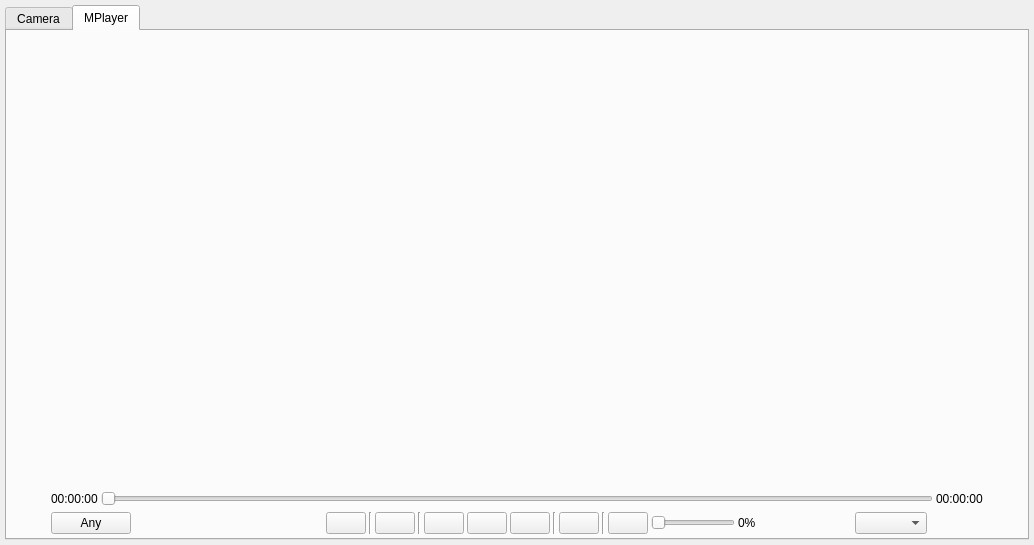
<?xml version="1.0" encoding="UTF-8"?>
<ui version="4.0">
 <class>MainWindow</class>
 <widget class="QMainWindow" name="MainWindow">
  <property name="geometry">
   <rect>
    <x>0</x>
    <y>0</y>
    <width>1034</width>
    <height>545</height>
   </rect>
  </property>
  <property name="windowTitle">
   <string>MainWindow</string>
  </property>
  <widget class="QWidget" name="centralwidget">
   <layout class="QVBoxLayout" name="verticalLayout_4">
    <property name="spacing">
     <number>5</number>
    </property>
    <property name="leftMargin">
     <number>5</number>
    </property>
    <property name="topMargin">
     <number>5</number>
    </property>
    <property name="rightMargin">
     <number>5</number>
    </property>
    <property name="bottomMargin">
     <number>5</number>
    </property>
    <item>
     <widget class="QTabWidget" name="mainTabWidget">
      <property name="styleSheet">
       <string notr="true">b</string>
      </property>
      <property name="currentIndex">
       <number>1</number>
      </property>
      <widget class="QWidget" name="tabMediaCapture">
       <attribute name="icon">
        <iconset resource="../../resource.qrc">
         <normaloff>:/resource/iconCamera.svg</normaloff>:/resource/iconCamera.svg</iconset>
       </attribute>
       <attribute name="title">
        <string>Camera</string>
       </attribute>
       <layout class="QVBoxLayout" name="verticalLayout_9">
        <property name="leftMargin">
         <number>4</number>
        </property>
        <property name="topMargin">
         <number>4</number>
        </property>
        <property name="rightMargin">
         <number>4</number>
        </property>
        <property name="bottomMargin">
         <number>4</number>
        </property>
        <item>
         <layout class="QVBoxLayout" name="mainLayoutMediaCaptureTab">
          <item>
           <layout class="QVBoxLayout" name="vLayoutForCamera">
            <item>
             <spacer name="verticalSpacer">
              <property name="orientation">
               <enum>Qt::Vertical</enum>
              </property>
              <property name="sizeHint" stdset="0">
               <size>
                <width>20</width>
                <height>40</height>
               </size>
              </property>
             </spacer>
            </item>
           </layout>
          </item>
          <item>
           <layout class="QHBoxLayout" name="layoutCameraVideoSave">
            <property name="spacing">
             <number>7</number>
            </property>
            <property name="sizeConstraint">
             <enum>QLayout::SetMinimumSize</enum>
            </property>
            <item>
             <spacer name="lineLeftOfCamera">
              <property name="orientation">
               <enum>Qt::Horizontal</enum>
              </property>
              <property name="sizeHint" stdset="0">
               <size>
                <width>40</width>
                <height>20</height>
               </size>
              </property>
             </spacer>
            </item>
            <item>
             <widget class="QLabel" name="labelRecordingTimer">
              <property name="text">
               <string>00:00:00</string>
              </property>
             </widget>
            </item>
            <item>
             <widget class="QPushButton" name="pushButtonCaptureMedia">
              <property name="text">
               <string/>
              </property>
              <property name="icon">
               <iconset resource="../../resource.qrc">
                <normaloff>:/resource/captureImage.svg</normaloff>:/resource/captureImage.svg</iconset>
              </property>
              <property name="iconSize">
               <size>
                <width>30</width>
                <height>30</height>
               </size>
              </property>
             </widget>
            </item>
            <item>
             <widget class="QPushButton" name="pushButtonNextButtonRecorder">
              <property name="text">
               <string/>
              </property>
              <property name="icon">
               <iconset resource="../../resource.qrc">
                <normaloff>:/resource/nextArrow.svg</normaloff>:/resource/nextArrow.svg</iconset>
              </property>
              <property name="iconSize">
               <size>
                <width>20</width>
                <height>20</height>
               </size>
              </property>
             </widget>
            </item>
            <item>
             <widget class="Line" name="lineVidAndSaveDivider">
              <property name="orientation">
               <enum>Qt::Vertical</enum>
              </property>
             </widget>
            </item>
            <item>
             <widget class="QPushButton" name="pushButtonSaveMediaRec">
              <property name="text">
               <string/>
              </property>
              <property name="icon">
               <iconset resource="../../resource.qrc">
                <normaloff>:/resource/save.svg</normaloff>:/resource/save.svg</iconset>
              </property>
              <property name="iconSize">
               <size>
                <width>30</width>
                <height>30</height>
               </size>
              </property>
             </widget>
            </item>
            <item>
             <widget class="QPushButton" name="pushButtonCancelRec">
              <property name="text">
               <string/>
              </property>
              <property name="icon">
               <iconset resource="../../resource.qrc">
                <normaloff>:/resource/cancel.svg</normaloff>:/resource/cancel.svg</iconset>
              </property>
              <property name="iconSize">
               <size>
                <width>30</width>
                <height>30</height>
               </size>
              </property>
             </widget>
            </item>
            <item>
             <spacer name="lineRightOfVideoSave">
              <property name="orientation">
               <enum>Qt::Horizontal</enum>
              </property>
              <property name="sizeHint" stdset="0">
               <size>
                <width>40</width>
                <height>20</height>
               </size>
              </property>
             </spacer>
            </item>
           </layout>
          </item>
         </layout>
        </item>
       </layout>
      </widget>
      <widget class="QWidget" name="tabMediaPlayer">
       <attribute name="icon">
        <iconset resource="../../resource.qrc">
         <normaloff>:/resource/iconPlayer.svg</normaloff>:/resource/iconPlayer.svg</iconset>
       </attribute>
       <attribute name="title">
        <string>MPlayer</string>
       </attribute>
       <layout class="QVBoxLayout" name="verticalLayout_13">
        <property name="spacing">
         <number>4</number>
        </property>
        <property name="leftMargin">
         <number>4</number>
        </property>
        <property name="topMargin">
         <number>4</number>
        </property>
        <property name="rightMargin">
         <number>4</number>
        </property>
        <property name="bottomMargin">
         <number>4</number>
        </property>
        <item>
         <layout class="QVBoxLayout" name="vLayoutMediaPlayer">
          <item>
           <spacer name="mediPlayerSpacerFill">
            <property name="orientation">
             <enum>Qt::Vertical</enum>
            </property>
            <property name="sizeHint" stdset="0">
             <size>
              <width>20</width>
              <height>40</height>
             </size>
            </property>
           </spacer>
          </item>
         </layout>
        </item>
        <item>
         <widget class="QWidget" name="controllerWidgetContainer" native="true">
          <property name="sizePolicy">
           <sizepolicy hsizetype="Expanding" vsizetype="Minimum">
            <horstretch>0</horstretch>
            <verstretch>0</verstretch>
           </sizepolicy>
          </property>
          <layout class="QVBoxLayout" name="verticalLayout">
           <property name="spacing">
            <number>3</number>
           </property>
           <property name="leftMargin">
            <number>0</number>
           </property>
           <property name="topMargin">
            <number>0</number>
           </property>
           <property name="rightMargin">
            <number>0</number>
           </property>
           <property name="bottomMargin">
            <number>0</number>
           </property>
           <item>
            <layout class="QVBoxLayout" name="vLayoutMediaPlayerController">
             <item>
              <layout class="QHBoxLayout" name="hLayoutPlayerSliderAndText">
               <item>
                <spacer name="spaceSsliderMediaPlaybackLeft">
                 <property name="orientation">
                  <enum>Qt::Horizontal</enum>
                 </property>
                 <property name="sizeType">
                  <enum>QSizePolicy::Minimum</enum>
                 </property>
                 <property name="sizeHint" stdset="0">
                  <size>
                   <width>40</width>
                   <height>20</height>
                  </size>
                 </property>
                </spacer>
               </item>
               <item>
                <widget class="QLabel" name="labelMediaElapsedTime">
                 <property name="text">
                  <string>00:00:00</string>
                 </property>
                </widget>
               </item>
               <item>
                <widget class="QSlider" name="sliderMediaPlayback">
                 <property name="orientation">
                  <enum>Qt::Horizontal</enum>
                 </property>
                </widget>
               </item>
               <item>
                <widget class="QLabel" name="labelMediaTotalTime">
                 <property name="text">
                  <string>00:00:00</string>
                 </property>
                </widget>
               </item>
               <item>
                <spacer name="spacerSliderMediaPlaybackRight">
                 <property name="orientation">
                  <enum>Qt::Horizontal</enum>
                 </property>
                 <property name="sizeType">
                  <enum>QSizePolicy::Minimum</enum>
                 </property>
                 <property name="sizeHint" stdset="0">
                  <size>
                   <width>40</width>
                   <height>20</height>
                  </size>
                 </property>
                </spacer>
               </item>
              </layout>
             </item>
             <item>
              <layout class="QHBoxLayout" name="hLayoutMediaControlButtons">
               <item>
                <spacer name="spacerBeforeCodec">
                 <property name="orientation">
                  <enum>Qt::Horizontal</enum>
                 </property>
                 <property name="sizeType">
                  <enum>QSizePolicy::Minimum</enum>
                 </property>
                 <property name="sizeHint" stdset="0">
                  <size>
                   <width>40</width>
                   <height>20</height>
                  </size>
                 </property>
                </spacer>
               </item>
               <item>
                <widget class="QPushButton" name="pushButtonAudioCodec">
                 <property name="text">
                  <string>Any</string>
                 </property>
                </widget>
               </item>
               <item>
                <spacer name="mediaControllerLeftSpacer3">
                 <property name="orientation">
                  <enum>Qt::Horizontal</enum>
                 </property>
                 <property name="sizeHint" stdset="0">
                  <size>
                   <width>40</width>
                   <height>20</height>
                  </size>
                 </property>
                </spacer>
               </item>
               <item>
                <spacer name="mediaControllerLeftSpacer4">
                 <property name="orientation">
                  <enum>Qt::Horizontal</enum>
                 </property>
                 <property name="sizeHint" stdset="0">
                  <size>
                   <width>40</width>
                   <height>20</height>
                  </size>
                 </property>
                </spacer>
               </item>
               <item>
                <widget class="QPushButton" name="pushButtonFullScreen">
                 <property name="text">
                  <string/>
                 </property>
                 <property name="icon">
                  <iconset resource="../../resource.qrc">
                   <normaloff>:/resource/fullScreen.svg</normaloff>:/resource/fullScreen.svg</iconset>
                 </property>
                </widget>
               </item>
               <item>
                <widget class="Line" name="line">
                 <property name="orientation">
                  <enum>Qt::Vertical</enum>
                 </property>
                </widget>
               </item>
               <item>
                <widget class="QPushButton" name="pushButtonMediaRestart">
                 <property name="text">
                  <string/>
                 </property>
                 <property name="icon">
                  <iconset resource="../../resource.qrc">
                   <normaloff>:/resource/restartMediaPlay.svg</normaloff>:/resource/restartMediaPlay.svg</iconset>
                 </property>
                 <property name="iconSize">
                  <size>
                   <width>30</width>
                   <height>30</height>
                  </size>
                 </property>
                </widget>
               </item>
               <item>
                <widget class="Line" name="mediaButtonDividerLeft">
                 <property name="orientation">
                  <enum>Qt::Vertical</enum>
                 </property>
                </widget>
               </item>
               <item>
                <widget class="QPushButton" name="pushButtonMediaPrev">
                 <property name="text">
                  <string/>
                 </property>
                 <property name="icon">
                  <iconset resource="../../resource.qrc">
                   <normaloff>:/resource/prev.svg</normaloff>:/resource/prev.svg</iconset>
                 </property>
                 <property name="iconSize">
                  <size>
                   <width>30</width>
                   <height>30</height>
                  </size>
                 </property>
                </widget>
               </item>
               <item>
                <widget class="QPushButton" name="pushButtonToggleMedia">
                 <property name="text">
                  <string/>
                 </property>
                 <property name="icon">
                  <iconset resource="../../resource.qrc">
                   <normaloff>:/resource/playMedia.svg</normaloff>:/resource/playMedia.svg</iconset>
                 </property>
                 <property name="iconSize">
                  <size>
                   <width>30</width>
                   <height>30</height>
                  </size>
                 </property>
                </widget>
               </item>
               <item>
                <widget class="QPushButton" name="pushButtonMediaNext">
                 <property name="text">
                  <string/>
                 </property>
                 <property name="icon">
                  <iconset resource="../../resource.qrc">
                   <normaloff>:/resource/next.svg</normaloff>:/resource/next.svg</iconset>
                 </property>
                 <property name="iconSize">
                  <size>
                   <width>30</width>
                   <height>30</height>
                  </size>
                 </property>
                </widget>
               </item>
               <item>
                <widget class="Line" name="mediaButtonDividerRight">
                 <property name="orientation">
                  <enum>Qt::Vertical</enum>
                 </property>
                </widget>
               </item>
               <item>
                <widget class="QPushButton" name="pushButtonLoadMedia">
                 <property name="text">
                  <string/>
                 </property>
                 <property name="icon">
                  <iconset resource="../../resource.qrc">
                   <normaloff>:/resource/loadMedia.svg</normaloff>:/resource/loadMedia.svg</iconset>
                 </property>
                 <property name="iconSize">
                  <size>
                   <width>30</width>
                   <height>30</height>
                  </size>
                 </property>
                </widget>
               </item>
               <item>
                <widget class="Line" name="dividerLoadAndVolume">
                 <property name="orientation">
                  <enum>Qt::Vertical</enum>
                 </property>
                </widget>
               </item>
               <item>
                <widget class="QPushButton" name="pushButtonSound">
                 <property name="text">
                  <string/>
                 </property>
                 <property name="icon">
                  <iconset resource="../../resource.qrc">
                   <normaloff>:/resource/sound.svg</normaloff>:/resource/sound.svg</iconset>
                 </property>
                </widget>
               </item>
               <item>
                <widget class="QSlider" name="sliderMediaPlayerVolume">
                 <property name="sizePolicy">
                  <sizepolicy hsizetype="Fixed" vsizetype="Fixed">
                   <horstretch>0</horstretch>
                   <verstretch>0</verstretch>
                  </sizepolicy>
                 </property>
                 <property name="orientation">
                  <enum>Qt::Horizontal</enum>
                 </property>
                </widget>
               </item>
               <item>
                <widget class="QLabel" name="labelMediaVolume">
                 <property name="text">
                  <string>0%</string>
                 </property>
                </widget>
               </item>
               <item>
                <spacer name="mediaControllerLeftSpacer5">
                 <property name="orientation">
                  <enum>Qt::Horizontal</enum>
                 </property>
                 <property name="sizeHint" stdset="0">
                  <size>
                   <width>40</width>
                   <height>20</height>
                  </size>
                 </property>
                </spacer>
               </item>
               <item>
                <widget class="QComboBox" name="comboBoxAudioSelector"/>
               </item>
               <item>
                <spacer name="horizontalSpacer">
                 <property name="orientation">
                  <enum>Qt::Horizontal</enum>
                 </property>
                 <property name="sizeHint" stdset="0">
                  <size>
                   <width>40</width>
                   <height>20</height>
                  </size>
                 </property>
                </spacer>
               </item>
              </layout>
             </item>
            </layout>
           </item>
          </layout>
         </widget>
        </item>
       </layout>
      </widget>
     </widget>
    </item>
   </layout>
  </widget>
  <action name="actionSearch">
   <property name="text">
    <string>Search</string>
   </property>
  </action>
 </widget>
 <tabstops>
  <tabstop>pushButtonCaptureMedia</tabstop>
  <tabstop>pushButtonMediaRestart</tabstop>
  <tabstop>pushButtonMediaPrev</tabstop>
  <tabstop>pushButtonToggleMedia</tabstop>
  <tabstop>pushButtonMediaNext</tabstop>
  <tabstop>pushButtonLoadMedia</tabstop>
 </tabstops>
 <resources>
  <include location="../../resource.qrc"/>
 </resources>
 <connections/>
</ui>
